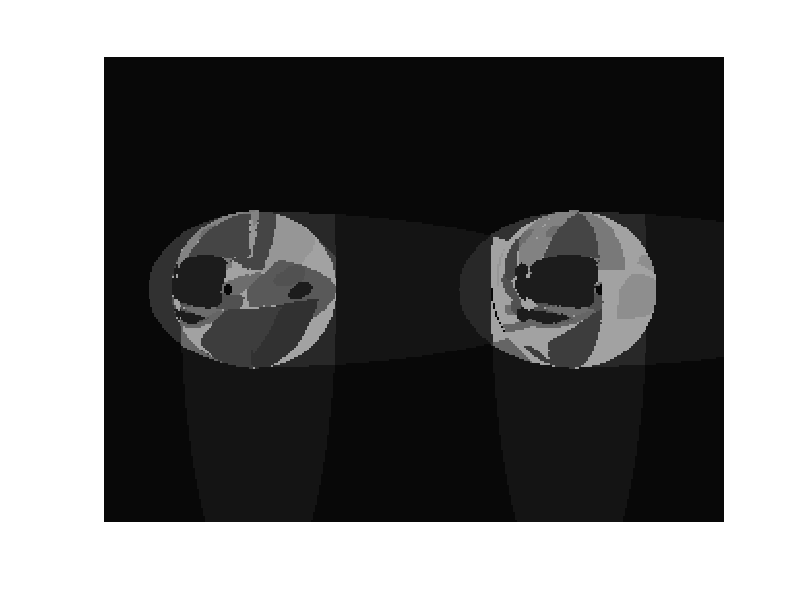

Write MATLAB code to recreate this figure.
% clearvars -except lt_sel
% Data_Read;

% X=zeros(size(Ig,1)-1,size(Ig,2));
% X=Ig(2:size(Ig,1),:);
% X=im2double(X);
clear;
addpath('E:\Spring2016_Harvard\Research299r\syth_image\Testdata\')
load('gray_img.mat');
bg=zeros(size(Ig1,1),size(Ig1,2),7);
for i=1:1:7
    bg(:,:,i)=eval(['Ig' num2str(i)]);
end
X=reshape(bg,size(Ig1,1)*size(Ig1,2),7)';
lt_sel=1:1:size(X,1);
Xnew=X(lt_sel,:);
Out=1:1:size(Xnew,2);
numOut=size(Out,2);
subspace=zeros(100,size(Xnew,2));
s=1;
R=100;
thr=8e0;
N=size(Xnew,2);
while (numOut>=3000)
    seed=zeros(3,100);
    inliers=zeros(1,100);
    Lmatrix=Xnew(:,Out);
    for it=1:1:R
        P=randperm(size(Out,2));
        seed(:,it)=P(1:3)';
        [l,d,n]=svd([Lmatrix(:,floor(seed(1,it))) Lmatrix(:,floor(seed(2,it))) Lmatrix(:,floor(seed(3,it)))]);
        L3=l*sqrt(d);
        N3=sqrt(d)*n;
        Nhat=L3\Lmatrix;
        Ihat=L3*Nhat;
        Res=sqrt(sum((Lmatrix-Ihat).*(Lmatrix-Ihat),1));
        inliers(1,it)=size(find(Res<thr),2);
    end
    [numLinliers,ind]=max(inliers);
    [l,d,n]=svd([Lmatrix(:,floor(seed(1,ind))) Lmatrix(:,floor(seed(2,ind))) Lmatrix(:,floor(seed(3,ind)))]);
    L3=l*sqrt(d);
    N3=sqrt(d)*n;
    Nhat=L3\Lmatrix;
    Ihat=L3*Nhat;
    Res=sqrt(sum((Lmatrix-Ihat).*(Lmatrix-Ihat),1));
    Linliers(1,1:numLinliers)=Out(1,find(Res<thr));
    Loutliers(1,1:numOut-numLinliers)=Out(1,find(Res>=thr));
    clear Out;
    subspace(s,1:numLinliers)=Linliers(1,1:numLinliers);
    s=s+1;
    Out=Loutliers;
    numOut=size(Out,2);
    clear Loutliers Linliers Lmatrix
    thr=thr*1.0005;
end
subspace(s,1:size(Out,2))=Out;
s=s+1;
num_spa=s;
Final_sub=subspace(1:s+1,:);
label=zeros(size(Xnew,2),1);
for i=1:1:num_spa-1
    for j=1:1:N
        if(Final_sub(i,j)==0)
            break;
        end
        label(floor(Final_sub(i,j)),1)=i;
    end
    vis_sub=uint8(reshape(label,size(Ig1,1),size(Ig1,2))*10);
    imshow(vis_sub);
    pause(0.5);
end

